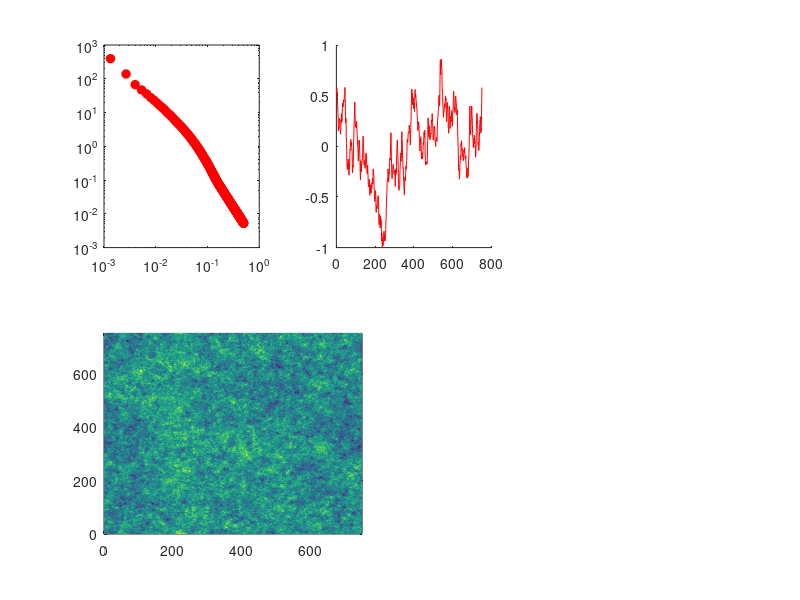

Source code (MATLAB): (Note: this script raises an error after producing the figure.)
clear all
close all
clc


%% Apply calculation to the measured mean spectral results
% Measured Mean Gzz
data = [0.0021  235.4612
    0.0024  190.7869
    0.0027  167.0137
    0.0030  134.7467
    0.0034  101.4884
    0.0038   86.8570
    0.0043   75.9809
    0.0049   62.5006
    0.0055   55.1436
    0.0061   48.7867
    0.0069   41.8597
    0.0078   34.7688
    0.0087   31.1040
    0.0098   26.0298
    0.0111   22.0649
    0.0125   18.3490
    0.0141   16.2768
    0.0158   13.1796
    0.0178   11.1871
    0.0200    9.5240
    0.0225    7.8055
    0.0254    6.3853
    0.0285    5.4089
    0.0321    4.4193
    0.0361    3.5707
    0.0407    2.9037
    0.0458    2.3132
    0.0515    1.8247
    0.0580    1.4315
    0.0653    1.0940
    0.0734    0.8365
    0.0826    0.6200
    0.0930    0.4589
    0.1047    0.3319
    0.1178    0.2368
    0.1325    0.1687
    0.1491    0.1200
    0.1678    0.0879
    0.1889    0.0662];

% Define columns
k_m = data(:,1);
Gzz_m = data(:,2);
clear data

% Desired frequency resolution
dk = 1/750; % This defines the spacing in wavenumber (1/meters)

% Interpolate the 1-D slope spectrum
max_k = 0.5;
k = dk:dk:max_k;
Gzz = interp1(log10(k_m), log10(Gzz_m), log10(k), 'linear', 'extrap');
Gzz = 10.^Gzz;

% Normalize 1D spectrum
Gzz = Gzz ./ trapz(k, Gzz);
Gzz_meas = Gzz;

% Plot spectrum
subplot(231)
loglog(k, Gzz, 'ro', 'LineWidth', 1, 'MarkerFaceColor', 'r')
hold on

% Convert variance to amplitude
Azz = sqrt(2 .* (Gzz .* dk));
Azz = [0 Azz];
Azz_meas = Azz;
k = [0 k];

% Generate random phase spectrum
N = length(Azz);
random_phases_1d = exp(1i * 2 * pi * rand(1, N));

% Generate FFT spectrum
k_2side = [k -fliplr(k(2:end-1))];
Azz_2side = [Azz fliplr(Azz(2:end-1))] ./ 2;
phases_2side = [random_phases_1d conj(fliplr(random_phases_1d(2:end-1)))];
complex_spectrum = Azz_2side .* phases_2side;

% Perform inverse FFT to get the spatial domain profile
profile1 = ifft(complex_spectrum .* (2 .* N));
profile1 = real(profile1); % Take the real part

% Scale the profile to the physical length of 750 meters
x = linspace(0, 750, 750);

% Plot profile
profile1 = profile1 ./ max(abs(profile1));
subplot(232)
hold on
plot(x, profile1, 'r-');

% Create the 2-D isotropic spectrum from the interpolated 1-D spectrum
M = 2 * (length(Azz) - 1);
[fx, fy] = meshgrid(linspace(-M/2, M/2-1, M) / 750, linspace(-M/2, M/2-1, M) / 750);
radius = sqrt(fx.^2 + fy.^2);

% Interpolate the isotropic spectrum to match the radius values
radius_flat = radius(:);
radius_flat(radius_flat > max(k)) = max(k);
Azz_2d = interp1(k, Azz, radius_flat, 'linear', 'extrap');
Azz_2d = reshape(Azz_2d, M, M);

% Normalize 2D spectrum
Azz_2d = Azz_2d ./ sum(sum(Azz_2d));

% Define wavenumber axes
kn = [-fliplr(k(2:end)) k(1:end-1)];

% Generate random phase spectrum
random_phases_2d = exp(1i * 2 * pi * rand(M, M));

% Create the complex spectrum (amplitude * phase)
complex_spectrum = Azz_2d .* random_phases_2d;

% Perform inverse FFT to get the spatial domain surface
surface = ifft2(ifftshift(complex_spectrum));
surface = real(surface); % Take the real part

% Normalize the surface to have zero mean and unit variance
surface1 = surface ./ max(abs(surface(:)));

% Scale the surface to the physical length of 750 meters
y = linspace(0, 750, 750);

% Display the generated surface
subplot(223)
pcolor(x, y, surface1); shading interp
colormap(cmocean('balance', 'pivot', 0))
xlabel('$x~\mathrm{(m)}$', 'Interpreter', 'latex');
ylabel('$y~\mathrm{(m)}$', 'Interpreter', 'latex');
title('Measurements')
text(25,40,'d)','FontSize',36)
%% Computations based on the simple spectral model
% Given 1-D slope spectrum data
k_i = [0.0013, 0.012, 0.1, 0.5]; % in 1/meters
Gzz_i = [330.7617, 19.0108, 0.3854, 0.0046]; % slope spectrum values

% Interpolate the 1-D slope spectrum
max_k = 0.5;
k = dk:dk:max_k;
Gzz = interp1(log10(k_i), log10(Gzz_i), log10(k), 'linear', 'extrap');
Gzz = 10.^Gzz;

% Normalize 1D spectrum
Gzz = Gzz ./ trapz(k, Gzz);
Gzz_model = Gzz;

% Plot spectrum
subplot(231)
hold on
loglog(k, Gzz, 'b')
xlabel('$k~\mathrm{(m^{-1})}$', 'Interpreter', 'latex')
ylabel('$\overline{G}_{z^\prime}~\mathrm{(m)}$', 'Interpreter', 'latex')
legend('Measurements', 'Model', 'Location', 'best')
text(2*10^-3,.01,'a)','FontSize',36)

% Convert variance to amplitude
Azz = sqrt(2 .* (Gzz .* dk));
Azz = [0 Azz];
Azz_model = Azz;
k = [0 k];

% Generate FFT spectrum
phases_2side = [random_phases_1d conj(fliplr(random_phases_1d(2:end-1)))];
complex_spectrum = Azz_2side .* phases_2side;

% Perform inverse FFT to get the spatial domain profile
profile2 = ifft(complex_spectrum .* (2 .* N));
profile2 = real(profile2); % Take the real part

profile2 = profile2 ./ max(abs(profile2));
subplot(232)
hold on
plot(x, profile2, 'b');
xlabel('$x~\mathrm{(m)}$', 'Interpreter', 'latex');
ylabel('$z^\prime/z_{max}^\prime$', 'Interpreter', 'latex')
ylim([-1 1])
xlim([0 750])
text(10,-.9,'b)','FontSize',36)
% Interpolate the isotropic spectrum to match the radius values
radius_flat = radius(:);
radius_flat(radius_flat > max(k)) = max(k);
Azz_2d = interp1(k, Azz, radius_flat, 'linear', 'extrap');
Azz_2d = reshape(Azz_2d, M, M);

% Normalize 2D spectrum
Azz_2d = Azz_2d ./ sum(sum(Azz_2d));

subplot(233)
pcolor(kn, kn, log10(Azz_2d)); shading interp
xlabel('$k_{x}~\mathrm{(m^{-1})}$', 'Interpreter', 'latex');
ylabel('$k_{y}~\mathrm{(m^{-1})}$', 'Interpreter', 'latex');
text(-.4,-.4,'c)','FontSize',36,'Color','w')
% Create the complex spectrum (amplitude * phase)
complex_spectrum = Azz_2d .* random_phases_2d;

% Perform inverse FFT to get the spatial domain surface
surface = ifft2(ifftshift(complex_spectrum));
surface = real(surface); % Take the real part

% Normalize the surface to have zero mean and unit variance
surface2 = surface ./ max(abs(surface(:)));

% Display the generated surface
subplot(224)
pcolor(x, y, surface2); shading interp
colormap(cmocean('balance', 'pivot', 0))
xlabel('$x~\mathrm{(m)}$', 'Interpreter', 'latex');
ylabel('$y~\mathrm{(m)}$', 'Interpreter', 'latex');
title('Model')
text(25,40,'e)','FontSize',36)
% Calculate RMSE for profiles
RMSE_profiles = sqrt(mean((profile1 - profile2).^2))

% Calculate RMSE for surfaces
RMSE_surfaces = sqrt(mean((surface1(:) - surface2(:)).^2))
